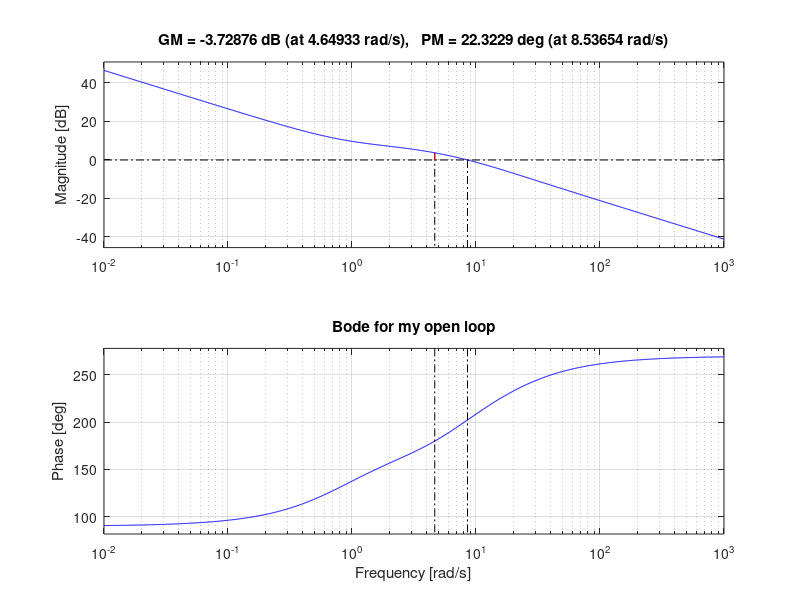
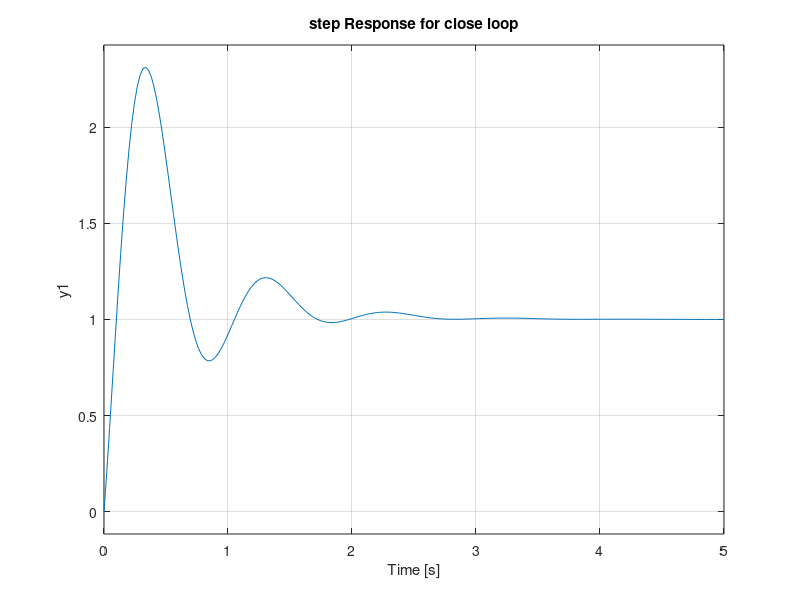

Source code (MATLAB) for these figures, in order: (Note: this script raises an error after producing the figures.)
%%%% our phisical parameters: %%%%
g = 9.8; % Gravity [m/s^2]
b_f = 0; % Friction coefficient
m_b = 0.3064; % Body mass [kg]
l_b = 0.08; % The distance between the mass centers of the body and wheels [m]
I_b = 0.00261; % Body inertia torque [kgm^2]
m_w = 0.0043; % Wheel mass [kg]
l_w = 0.02; % Wheel radius [m]
I_w = 0.00000086; % Wheel inertia torque [kgm^2]
R_m = 20.83; % Electrical resistance of motor [ohm]
l_m = 0; % ?
b_m = 0; % ?
K_e = 0.108; % Motor Electrical constant [s/r]
K_t = 0.108; % Motor torque constant [Nm/A]

%state space equetions
gamma_11 = (I_w)/(l_w) + l_w * m_b + l_w * m_w;
gamma_12 = m_b * l_b * l_w;
alpha_11 = 0;
alpha_12 = -(((K_e * K_t) / R_m) + b_f) / l_w;
alpha_13 = 0;
alpha_14 = ((K_e * K_t) / R_m) + b_f;
beta_11 = K_t/R_m;

gamma_21 = m_b * l_b;
gamma_22 = I_b + (m_b * l_b^2);
alpha_21 = 0;
alpha_22 = (((K_e * K_t) / R_m) + b_f) / l_w;
alpha_23 = m_b * l_b * g;
alpha_24 = - (((K_e * K_t) / R_m) +b_f);
beta_21 = -K_t / R_m;

% with disturbance:
beta_12 = l_w;
beta_21 = l_b;

delta = gamma_11*gamma_22 - gamma_12*gamma_21;

a_22 = (gamma_22*alpha_12 - gamma_12*alpha_22) / delta;
% alpha_13 =0: a_23 = (gamma_22*alpha_13 - gamma_12*alpha_23) / delta;
a_23 = (- gamma_12*alpha_23) / delta;
a_24 = (gamma_22*alpha_14 - gamma_12*alpha_24) / delta;
a_42 = (-gamma_21*alpha_12 + gamma_11*alpha_22) / delta;
% alpha_13 =0: a_43 = (-gamma_21*alpha_13 + gamma_11*alpha_23) / delta;
a_43 = (gamma_11*alpha_23) / delta;
a_44 = (-gamma_21*alpha_14 + gamma_11*alpha_24) / delta;

b_21 = (gamma_22*beta_11 - gamma_12*beta_21)/delta;
b_41 = (-gamma_21*beta_11 + gamma_11*beta_21)/delta;

%%% thires phisical parameters: %%%
g_d = 9.8; % Gravity [m/s^2]
b_f_d = 0; % Friction coefficient
m_b_d = 0.381; % Body mass [kg]
l_b_d = 0.112; % The distance between the mass centers of the body and wheels [m]
I_b_d = 0.00616; % Body inertia torque [kgm^2]
m_w_d = 0.036; % Wheel mass [kg]
l_w_d = 0.021; % Wheel radius [m]
I_w_d = 0.00000746; % Wheel inertia torque [kgm^2]
R_m_d = 4.4; % Electrical resistance of motor [ohm]
l_m_d = 0; % ?
b_m_d = 0; % ?
K_e_d = 0.444; % Motor Electrical constant [s/r]
K_t_d = 0.470; % Motor torque constant [Nm/A]

gamma_11_d = (I_w_d)/(l_w_d) + l_w_d * m_b_d + l_w_d * m_w_d;
gamma_12_d = m_b_d * l_b_d * l_w_d;
alpha_11_d = 0;
alpha_12_d = -(((K_e_d * K_t_d) / R_m_d) + b_f_d) / l_w_d;
alpha_13_d = 0;
alpha_14_d = ((K_e_d * K_t_d) / R_m_d) + b_f_d;
beta_11_d = K_t/R_m;

gamma_21_d = m_b_d * l_b_d;
gamma_22_d = I_b_d + (m_b_d * l_b_d^2);
alpha_21_d = 0;
alpha_22_d = (((K_e_d * K_t_d) / R_m_d) + b_f_d) / l_w_d;
alpha_23_d = m_b_d * l_b_d * g_d;
alpha_24_d = - (((K_e_d * K_t_d) / R_m_d) +b_f_d);
beta_21_d = -K_t_d / R_m_d;

% with disturbance:
beta_12_d = l_w_d;
beta_21_d = l_b_d;

delta_d = gamma_11_d*gamma_22_d - gamma_12_d*gamma_21_d;

a_22_d = (gamma_22_d*alpha_12_d - gamma_12_d*alpha_22_d) / delta_d;
a_23_d = (gamma_22_d*alpha_13_d - gamma_12_d*alpha_23_d) / delta_d;
a_24_d = (gamma_22_d*alpha_14_d - gamma_12_d*alpha_24_d) / delta_d;
a_42_d = (-gamma_21_d*alpha_12_d + gamma_11_d*alpha_22_d) / delta_d;
a_43_d = (-gamma_21_d*alpha_13_d + gamma_11_d*alpha_23_d) / delta_d;
a_44_d = (-gamma_21_d*alpha_14_d + gamma_11_d*alpha_24_d) / delta_d;

b_21_d = (gamma_22_d*beta_11_d)/delta_d;
b_41_d = (-gamma_21_d*beta_11_d)/delta_d;

%b_21_d = (gamma_22_d*beta_11_d - gamma_12_d*beta_21_d)/delta_d;
%b_41_d = (-gamma_21_d*beta_11_d + gamma_11_d*beta_21_d)/delta_d;

%%% comparison: difference betwin our state variables to theirs %%%

gamma_11_res = gamma_11-gamma_11_d;
gamma_12_res = gamma_12-gamma_12_d;
alpha_11_res = alpha_11-alpha_11_d;
alpha_12_res = alpha_12- alpha_12_d;
alpha_13_res = alpha_13-alpha_13_d;
alpha_14_res = alpha_14-alpha_14_d;
beta_11_res = beta_11-beta_11_d;
gamma_21_res = gamma_21-gamma_21_d;
gamma_22_res = gamma_22-gamma_22_d;
alpha_21_res = alpha_21-alpha_21_d;
alpha_22_res = alpha_22-alpha_22_d;
alpha_23_res =alpha_23-alpha_23_d;
alpha_24_res = alpha_24-alpha_24_d;
beta_21_res = beta_21-beta_21_d;

% with disturbance:
beta_12_res = beta_12-beta_12_d;
beta_21_res = beta_21-beta_21_d;

delta_res = delta-delta_d;

a_22_res = a_22-a_22_d;
a_23_res = a_23-a_23_d;
a_24_res = a_24-a_24_d;
a_42_res = a_42-a_42_d;
a_43_res = a_43-a_43_d;
a_44_res = a_44-a_44_d;

b_21_res = b_21-b_21_d;
b_41_res = b_41-b_41_d;

% our state variables:
A = [0 1 0 0; 0 a_22 a_23 a_24; 0 0 0 1; 0 a_42 a_43 a_44];
B = [0; b_21; 0; b_41];

% their state variables 
A_d = [0 1 0 0; 0 a_22_d a_23_d a_24_d; 0 0 0 1; 0 a_42_d a_43_d a_44_d];
B_d = [0; b_21_d; 0; b_41_d];

% comperation betwin our and theirs A matrix and B matrix
A_res = A-A_d;
%A_res = [0 1 0 0; 0 a_22_res a_23_res a_24_res; 0 0 0 1; 0 a_42_res a_43_res a_44_res];
%B_res = [0; b_21_res; 0; b_41_res];
B_res = B-B_d;

% more defenitions
C = [0 0 1 0];
% our trunsfer function
sys = ss(A,B,C,0);
t_f = tf(sys);
% our trunsfer function poles and zeros
p = pole(t_f);
z = zero(t_f);

% theirs trunsfer function
sys_d = ss(A_d,B_d,C,0);
t_f_d = tf(sys_d);
% theirs trunsfer function poles and zeros
p_d = pole(t_f_d);
z_d = zero(t_f_d);

%sys_res = ss(A_res,B_res,C,0);
%t_f_res = tf(sys_res);
%p_res = pole(t_f_res);
%z_res = zero(t_f_res);

%Arkadi's PID
P = 1.75;
D = 0.15;
I=0.1;
N = 50;
s = tf('s');
Controller = P+(I/s)+D*(N/(1+(N/s)));
%open loop with Arkadi's PID
L = t_f*Controller;
%open loop parameters - Arkadi's PID
p_L = pole(L);
z_L = zero(L);
%close loop with Arkadi's PID
T =L*12/(1+L*12); %duplicate by 12 same as the controller in the simulation
pole_end = pole(T);


% controlability test
ctrl = [B ,A*B, A^2*B, A^3*B]; 

rank_control = rank(ctrl);

% observability test
obsv = [C; C*A; C*A^2; C*A^3];

rank_observ = rank(obsv);

% my controller by calculation
kd = 0.39;
kp = 6.93;
ki = 5.97;
controller_pid = (kd*s^2+kp*s+ki)/s;

%open loop
L_pid = t_f*controller_pid;
T_pid = L_pid/(1+L_pid);

% Bode for my PID
bode(T_pid);
margin(T_pid);
title('Bode for my PID');
grid on;

% Bode for my open loop
bode(L_pid);
margin(L_pid);
title('Bode for my open loop');
grid on;

% Step for my PID 
figure;
step(T_pid);
title('step Response for close loop');
grid on; 
stepinfo(T_pid);

% Nyquist for my PID
figure;
nyquist(L_pid);
grid on; 

%root locus for my PID
figure;
rlocus(L_pid);

%nichols for my PID
figure;
nichols(L_pid);
grid on; 

